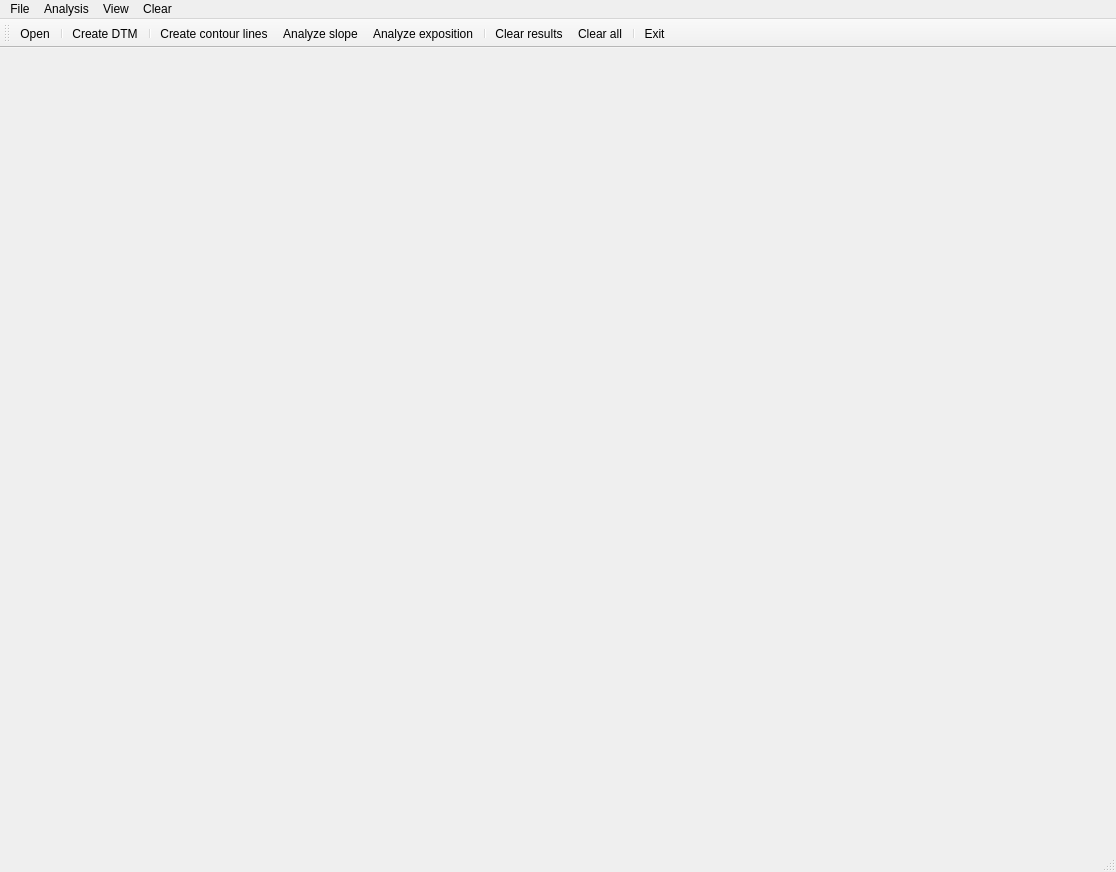
<?xml version="1.0" encoding="UTF-8"?>
<ui version="4.0">
 <class>MainWindow</class>
 <widget class="QMainWindow" name="MainWindow">
  <property name="geometry">
   <rect>
    <x>0</x>
    <y>0</y>
    <width>1116</width>
    <height>872</height>
   </rect>
  </property>
  <property name="windowTitle">
   <string>DTM Analysis</string>
  </property>
  <widget class="QWidget" name="centralwidget">
   <layout class="QHBoxLayout" name="horizontalLayout">
    <item>
     <widget class="Draw" name="Canvas" native="true"/>
    </item>
   </layout>
  </widget>
  <widget class="QMenuBar" name="menubar">
   <property name="geometry">
    <rect>
     <x>0</x>
     <y>0</y>
     <width>1116</width>
     <height>22</height>
    </rect>
   </property>
   <widget class="QMenu" name="menuFile">
    <property name="title">
     <string>File</string>
    </property>
    <addaction name="actionOpen"/>
    <addaction name="separator"/>
    <addaction name="actionExit"/>
   </widget>
   <widget class="QMenu" name="menuAnalysis">
    <property name="title">
     <string>Analysis</string>
    </property>
    <addaction name="actionCreate_DTM"/>
    <addaction name="separator"/>
    <addaction name="actionCreate_contour_lines"/>
    <addaction name="actionAnalyze_slope"/>
    <addaction name="actionAnalyze_exposition"/>
   </widget>
   <widget class="QMenu" name="menuView">
    <property name="title">
     <string>View</string>
    </property>
    <addaction name="actionDTM"/>
    <addaction name="actionContour_lines"/>
    <addaction name="actionSlope"/>
    <addaction name="actionExposition"/>
   </widget>
   <widget class="QMenu" name="menuClear">
    <property name="title">
     <string>Clear</string>
    </property>
    <addaction name="actionClear_results"/>
    <addaction name="actionClear_all"/>
   </widget>
   <addaction name="menuFile"/>
   <addaction name="menuAnalysis"/>
   <addaction name="menuView"/>
   <addaction name="menuClear"/>
  </widget>
  <widget class="QStatusBar" name="statusbar"/>
  <widget class="QToolBar" name="toolBar">
   <property name="windowTitle">
    <string>toolBar</string>
   </property>
   <attribute name="toolBarArea">
    <enum>TopToolBarArea</enum>
   </attribute>
   <attribute name="toolBarBreak">
    <bool>false</bool>
   </attribute>
   <addaction name="actionOpen"/>
   <addaction name="separator"/>
   <addaction name="actionCreate_DTM"/>
   <addaction name="separator"/>
   <addaction name="actionCreate_contour_lines"/>
   <addaction name="actionAnalyze_slope"/>
   <addaction name="actionAnalyze_exposition"/>
   <addaction name="separator"/>
   <addaction name="actionClear_results"/>
   <addaction name="actionClear_all"/>
   <addaction name="separator"/>
   <addaction name="actionExit"/>
  </widget>
  <action name="actionOpen">
   <property name="icon">
    <iconset resource="image.qrc">
     <normaloff>:/images/icons/open_file.png</normaloff>:/images/icons/open_file.png</iconset>
   </property>
   <property name="text">
    <string>Open</string>
   </property>
  </action>
  <action name="actionExit">
   <property name="icon">
    <iconset resource="image.qrc">
     <normaloff>:/images/icons/exit.png</normaloff>:/images/icons/exit.png</iconset>
   </property>
   <property name="text">
    <string>Exit</string>
   </property>
  </action>
  <action name="actionCreate_DTM">
   <property name="icon">
    <iconset resource="image.qrc">
     <normaloff>:/images/icons/triangles2.png</normaloff>:/images/icons/triangles2.png</iconset>
   </property>
   <property name="text">
    <string>Create DTM</string>
   </property>
  </action>
  <action name="actionCreate_contour_lines">
   <property name="icon">
    <iconset resource="image.qrc">
     <normaloff>:/images/icons/contours2.png</normaloff>:/images/icons/contours2.png</iconset>
   </property>
   <property name="text">
    <string>Create contour lines</string>
   </property>
  </action>
  <action name="actionAnalyze_slope">
   <property name="icon">
    <iconset resource="image.qrc">
     <normaloff>:/images/icons/slope2.png</normaloff>:/images/icons/slope2.png</iconset>
   </property>
   <property name="text">
    <string>Analyze slope</string>
   </property>
  </action>
  <action name="actionAnalyze_exposition">
   <property name="icon">
    <iconset resource="image.qrc">
     <normaloff>:/images/icons/orientation2.png</normaloff>:/images/icons/orientation2.png</iconset>
   </property>
   <property name="text">
    <string>Analyze exposition</string>
   </property>
  </action>
  <action name="actionDTM">
   <property name="checkable">
    <bool>true</bool>
   </property>
   <property name="text">
    <string>DTM</string>
   </property>
  </action>
  <action name="actionContour_lines">
   <property name="checkable">
    <bool>true</bool>
   </property>
   <property name="text">
    <string>Contour lines</string>
   </property>
  </action>
  <action name="actionSlope">
   <property name="checkable">
    <bool>true</bool>
   </property>
   <property name="text">
    <string>Slope</string>
   </property>
  </action>
  <action name="actionExposition">
   <property name="checkable">
    <bool>true</bool>
   </property>
   <property name="text">
    <string>Exposition</string>
   </property>
  </action>
  <action name="actionClear_results">
   <property name="icon">
    <iconset resource="image.qrc">
     <normaloff>:/images/icons/clear.png</normaloff>:/images/icons/clear.png</iconset>
   </property>
   <property name="text">
    <string>Clear results</string>
   </property>
  </action>
  <action name="actionClear_all">
   <property name="icon">
    <iconset resource="image.qrc">
     <normaloff>:/images/icons/clear_all.png</normaloff>:/images/icons/clear_all.png</iconset>
   </property>
   <property name="text">
    <string>Clear all</string>
   </property>
  </action>
 </widget>
 <customwidgets>
  <customwidget>
   <class>Draw</class>
   <extends>QWidget</extends>
   <header>draw.h</header>
   <container>1</container>
  </customwidget>
 </customwidgets>
 <resources>
  <include location="image.qrc"/>
 </resources>
 <connections>
  <connection>
   <sender>actionOpen</sender>
   <signal>triggered()</signal>
   <receiver>MainWindow</receiver>
   <slot>close()</slot>
   <hints>
    <hint type="sourcelabel">
     <x>-1</x>
     <y>-1</y>
    </hint>
    <hint type="destinationlabel">
     <x>557</x>
     <y>435</y>
    </hint>
   </hints>
  </connection>
  <connection>
   <sender>actionCreate_DTM</sender>
   <signal>triggered()</signal>
   <receiver>MainWindow</receiver>
   <slot>close()</slot>
   <hints>
    <hint type="sourcelabel">
     <x>-1</x>
     <y>-1</y>
    </hint>
    <hint type="destinationlabel">
     <x>557</x>
     <y>435</y>
    </hint>
   </hints>
  </connection>
  <connection>
   <sender>actionCreate_contour_lines</sender>
   <signal>triggered()</signal>
   <receiver>MainWindow</receiver>
   <slot>close()</slot>
   <hints>
    <hint type="sourcelabel">
     <x>-1</x>
     <y>-1</y>
    </hint>
    <hint type="destinationlabel">
     <x>557</x>
     <y>435</y>
    </hint>
   </hints>
  </connection>
  <connection>
   <sender>actionAnalyze_slope</sender>
   <signal>triggered()</signal>
   <receiver>MainWindow</receiver>
   <slot>close()</slot>
   <hints>
    <hint type="sourcelabel">
     <x>-1</x>
     <y>-1</y>
    </hint>
    <hint type="destinationlabel">
     <x>557</x>
     <y>435</y>
    </hint>
   </hints>
  </connection>
  <connection>
   <sender>actionAnalyze_exposition</sender>
   <signal>triggered()</signal>
   <receiver>MainWindow</receiver>
   <slot>close()</slot>
   <hints>
    <hint type="sourcelabel">
     <x>-1</x>
     <y>-1</y>
    </hint>
    <hint type="destinationlabel">
     <x>557</x>
     <y>435</y>
    </hint>
   </hints>
  </connection>
  <connection>
   <sender>actionClear_results</sender>
   <signal>triggered()</signal>
   <receiver>MainWindow</receiver>
   <slot>close()</slot>
   <hints>
    <hint type="sourcelabel">
     <x>-1</x>
     <y>-1</y>
    </hint>
    <hint type="destinationlabel">
     <x>557</x>
     <y>435</y>
    </hint>
   </hints>
  </connection>
  <connection>
   <sender>actionClear_all</sender>
   <signal>triggered()</signal>
   <receiver>MainWindow</receiver>
   <slot>close()</slot>
   <hints>
    <hint type="sourcelabel">
     <x>-1</x>
     <y>-1</y>
    </hint>
    <hint type="destinationlabel">
     <x>557</x>
     <y>435</y>
    </hint>
   </hints>
  </connection>
  <connection>
   <sender>actionExit</sender>
   <signal>triggered()</signal>
   <receiver>MainWindow</receiver>
   <slot>close()</slot>
   <hints>
    <hint type="sourcelabel">
     <x>-1</x>
     <y>-1</y>
    </hint>
    <hint type="destinationlabel">
     <x>557</x>
     <y>435</y>
    </hint>
   </hints>
  </connection>
  <connection>
   <sender>actionDTM</sender>
   <signal>triggered()</signal>
   <receiver>MainWindow</receiver>
   <slot>close()</slot>
   <hints>
    <hint type="sourcelabel">
     <x>-1</x>
     <y>-1</y>
    </hint>
    <hint type="destinationlabel">
     <x>557</x>
     <y>435</y>
    </hint>
   </hints>
  </connection>
  <connection>
   <sender>actionContour_lines</sender>
   <signal>triggered()</signal>
   <receiver>MainWindow</receiver>
   <slot>close()</slot>
   <hints>
    <hint type="sourcelabel">
     <x>-1</x>
     <y>-1</y>
    </hint>
    <hint type="destinationlabel">
     <x>557</x>
     <y>435</y>
    </hint>
   </hints>
  </connection>
  <connection>
   <sender>actionSlope</sender>
   <signal>triggered()</signal>
   <receiver>MainWindow</receiver>
   <slot>close()</slot>
   <hints>
    <hint type="sourcelabel">
     <x>-1</x>
     <y>-1</y>
    </hint>
    <hint type="destinationlabel">
     <x>557</x>
     <y>435</y>
    </hint>
   </hints>
  </connection>
  <connection>
   <sender>actionExposition</sender>
   <signal>triggered()</signal>
   <receiver>MainWindow</receiver>
   <slot>close()</slot>
   <hints>
    <hint type="sourcelabel">
     <x>-1</x>
     <y>-1</y>
    </hint>
    <hint type="destinationlabel">
     <x>557</x>
     <y>435</y>
    </hint>
   </hints>
  </connection>
 </connections>
</ui>
